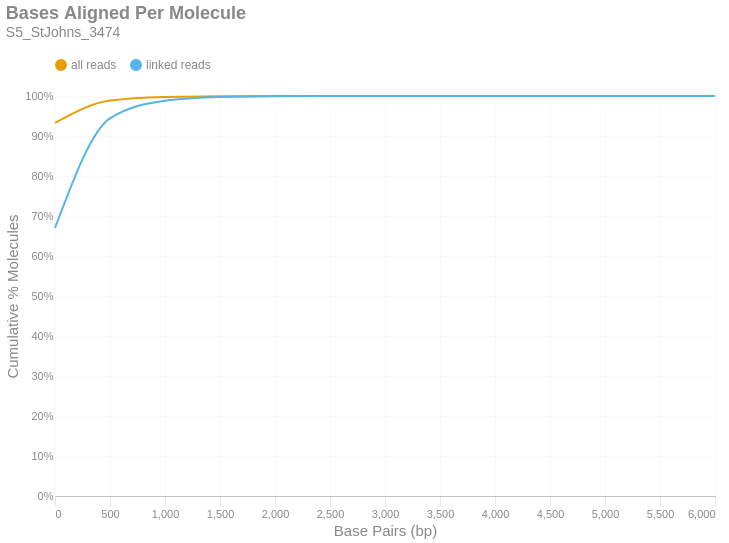

This figure's notebook cell:
### Markdown cell above
### Bases Aligned Per Molecule
This is a cumulative frequency distribution showing the number of base pairs aligned per unique molecule. These data are shown in 500 bp bins. There are two distributions: one with `all reads` (yellow) and another with only `linked reads` (blue). The percent of molecules in the `linked reads` distribution is relative to the total number of linked molecules.

### Code cell
if SKIPLR:
    print_html(f"Skipped")
else:
    binned_df = consolidated_hist(valids['aligned_bp'], mask, 500, True)
    with SafeRender(binned_df):
        (
            density_plot(binned_df, 'Bases Aligned Per Molecule', samplename, 'basesper')
            .encode(
                x=alt.X('bin:Q', title="Base Pairs (bp)").axis(tickMinStep=500).scale(padding=0),
                y=alt.Y('value:Q', title='Cumulative % Molecules')
                    .axis(format='%')
                    .scale(domain = [0,1])
                    .stack(False),
                color=alt.Color("key:N").scale(domain = ["all reads", "linked reads"]),
                tooltip = [
                    alt.Tooltip("key:N", title = "Data Type"),
                    alt.Tooltip("range_label:N", title="Bases Aligned Per Molecule"),
                    alt.Tooltip("value:Q", format = ".2%", title="% Molecules (Cum.)")
                ]
            )
        ).display()

### Figure 1 — Vega-Lite specification as saved in the notebook (floating-point values rounded to 4 significant figures)
{"width": "container", "height": 400, "config": {"title": {"anchor": "start", "dy": -15, "fontSize": 18, "color": "#888888", "subtitleColor": "#888888", "subtitleFontSize": 14}, "arc": {"fill": "#0072B2"}, "axis": {"domainColor": "#888888", "domainWidth": 0.5, "gridWidth": 0.2, "grid": false, "titleFontWeight": 400, "titleFontSize": 15, "labelFontSize": 11, "labelColor": "#888888", "tickColor": "#888888", "tickWidth": 0.2, "titleColor": "#888888"}, "axisBand": {"grid": false}, "axisX": {"grid": true, "tickSize": 10, "domainCap": "round"}, "axisY": {"domain": false, "grid": true, "tickSize": 0, "domainCap": "round"}, "background": "transparent", "header": {"labelFontSize": 15, "labelColor": "#888888", "titleFontSize": 15, "titleFontWeight": 600, "titleColor": "#888888"}, "legend": {"labelFont": "sans-serif", "labelFontSize": 12, "labelColor": "#888888", "symbolSize": 100, "symbolType": "circle", "titleFontSize": 12, "titlePadding": 10, "titleColor": "#888888", "title": null, "orient": "top"}, "range": {"category": ["#E69F00", "#56B4E9", "#009E73", "#F0E442", "#0072B2", "#D55E00", "#CC79A7", "#000000"], "diverging": ["#cfe8f3", "#a2d4ec", "#73bfe2", "#46abdb", "#1696d2", "#12719e"]}, "area": {"fill": "#0072B2", "fillOpacity": 0.7, "line": true, "strokeOpacity": 0.7}, "line": {"color": "#0072B2", "stroke": "#0072B2", "strokeWidth": 2}, "trail": {"color": "#0072B2", "stroke": "#0072B2", "strokeWidth": 0, "size": 1}, "point": {"filled": true, "fillOpacity": 1.0, "size": 95}, "text": {"color": "#888888", "fontSize": 11, "align": "right", "fontWeight": 400, "size": 11}, "bar": {"fill": "#0072B2", "stroke": null}, "view": {"stroke": null, "continuousWidth": 660, "continuousHeight": 400}}, "data": {"name": "data-b40d298bbd08e9db4af757c125ded620"}, "mark": {"type": "line", "interpolate": "monotone", "point": {"opacity": 0, "size": 275}}, "encoding": {"color": {"field": "key", "scale": {"domain": ["all reads", "linked reads"]}, "type": "nominal"}, "tooltip": [{"field": "key", "title": "Data Type", "type": "nominal"}, {"field": "range_label", "title": "Bases Aligned Per Molecule", "type": "nominal"}, {"field": "value", "format": ".2%", "title": "% Molecules (Cum.)", "type": "quantitative"}], "x": {"axis": {"tickMinStep": 500}, "field": "bin", "scale": {"padding": 0}, "title": "Base Pairs (bp)", "type": "quantitative"}, "y": {"axis": {"format": "%"}, "field": "value", "scale": {"domain": [0, 1]}, "stack": false, "title": "Cumulative % Molecules", "type": "quantitative"}}, "params": [{"name": "param_c36ac31b6afebe62", "select": {"type": "point", "fields": ["key"]}, "bind": "legend"}], "title": {"text": "Bases Aligned Per Molecule", "subtitle": "S5_StJohns_3474"}, "transform": [{"fold": ["all reads (cumsum)", "linked reads (cumsum)"]}, {"calculate": "replace(datum.key, ' (cumsum)', '')", "as": "key"}, {"filter": {"param": "param_c36ac31b6afebe62"}}], "usermeta": {"embedOptions": {"downloadFileName": "S5_StJohns_3474.basesper"}}, "$schema": "https://vega.github.io/schema/vega-lite/v6.1.0.json", "datasets": {"data-b40d298bbd08e9db4af757c125ded620": [{"bin": "0.0", "interval": "0.0-500.0", "all reads": 0.9325, "linked reads": 0.6702, "all reads (cumsum)": 0.9325, "linked reads (cumsum)": 0.6702, "range_label": "0-499"}, {"bin": "500.0", "interval": "500.0-1000.0", "all reads": 0.05608, "linked reads": 0.2738, "all reads (cumsum)": 0.9886, "linked reads (cumsum)": 0.9439, "range_label": "500-999"}, {"bin": "1000.0", "interval": "1000.0-1500.0", "all reads": 0.009027, "linked reads": 0.04436, "all reads (cumsum)": 0.9976, "linked reads (cumsum)": 0.9883, "range_label": "1000-1499"}, {"bin": "1500.0", "interval": "1500.0-2000.0", "all reads": 0.001818, "linked reads": 0.008944, "all reads (cumsum)": 0.9994, "linked reads (cumsum)": 0.9973, "range_label": "1500-1999"}, {"bin": "2000.0", "interval": "2000.0-2500.0", "all reads": 0.0004174, "linked reads": 0.002054, "all reads (cumsum)": 0.9999, "linked reads (cumsum)": 0.9993, "range_label": "2000-2499"}, {"bin": "2500.0", "interval": "2500.0-3000.0", "all reads": 0.0001006, "linked reads": 0.000495, "all reads (cumsum)": 1.0, "linked reads (cumsum)": 0.9998, "range_label": "2500-2999"}, {"bin": "3000.0", "interval": "3000.0-3500.0", "all reads": 2.543e-05, "linked reads": 0.0001251, "all reads (cumsum)": 1.0, "linked reads (cumsum)": 0.9999, "range_label": "3000-3499"}, {"bin": "3500.0", "interval": "3500.0-4000.0", "all reads": 9.537e-06, "linked reads": 4.692e-05, "all reads (cumsum)": 1.0, "linked reads (cumsum)": 1.0, "range_label": "3500-3999"}, {"bin": "4000.0", "interval": "4000.0-4500.0", "all reads": 3.338e-06, "linked reads": 1.642e-05, "all reads (cumsum)": 1.0, "linked reads (cumsum)": 1.0, "range_label": "4000-4499"}, {"bin": "4500.0", "interval": "4500.0-5000.0", "all reads": 6.358e-07, "linked reads": 3.128e-06, "all reads (cumsum)": 1.0, "linked reads (cumsum)": 1.0, "range_label": "4500-4999"}, {"bin": "5000.0", "interval": "5000.0-5500.0", "all reads": 1.113e-06, "linked reads": 5.474e-06, "all reads (cumsum)": 1.0, "linked reads (cumsum)": 1.0, "range_label": "5000-5499"}, {"bin": "5500.0", "interval": "5500.0-6000.0", "all reads": 1.589e-07, "linked reads": 7.82e-07, "all reads (cumsum)": 1.0, "linked reads (cumsum)": 1.0, "range_label": "5500-5999"}, {"bin": "6000.0", "interval": "6000.0-6500.0", "all reads": 1.589e-07, "linked reads": 7.82e-07, "all reads (cumsum)": 1.0, "linked reads (cumsum)": 1.0, "range_label": "6000-6499"}]}}
